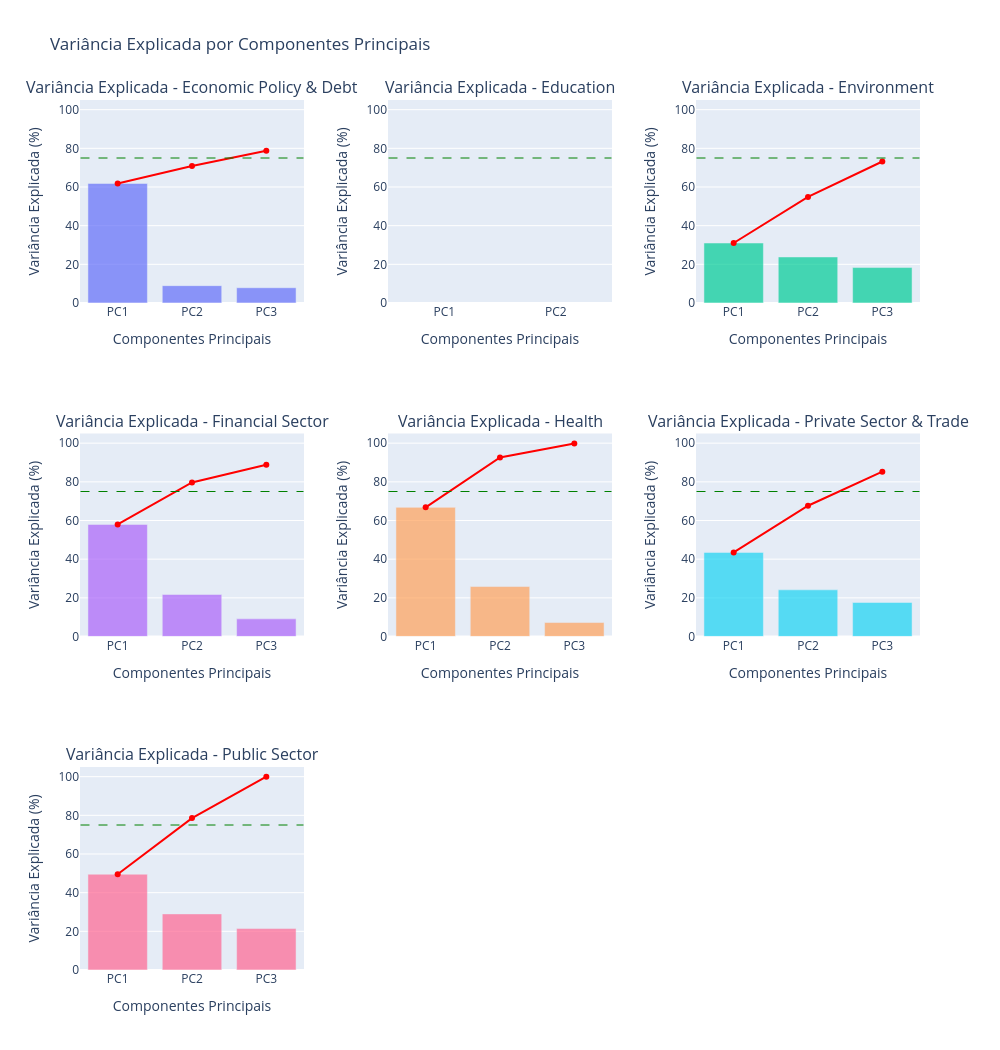

The cell this chart's notebook holds for it:
### Code cell
resultados_pca = realizar_pca_macrotemas(dfs_macrotema_unificado)

if resultados_pca:
    # Plotar variâncias explicadas
    fig_variancias = plotar_variancias_explicadas(resultados_pca)
    fig_variancias.show()

### Figure 1 — Plotly figure (JSON) as saved in the notebook; plotly's stock layout.template omitted (floating-point values rounded to 4 significant figures)
{"data": [{"marker": {"color": "#636EFA"}, "name": "Economic Policy & Debt - Individual", "opacity": 0.7, "showlegend": false, "type": "bar", "x": ["PC1", "PC2", "PC3"], "xaxis": "x", "y": [61.82, 8.986, 7.904], "yaxis": "y"}, {"line": {"width": 2}, "marker": {"color": "red"}, "mode": "lines+markers", "name": "Economic Policy & Debt - Cumulativa", "showlegend": false, "type": "scatter", "x": ["PC1", "PC2", "PC3"], "xaxis": "x", "y": [61.82, 70.81, 78.71], "yaxis": "y"}, {"marker": {"color": "#EF553B"}, "name": "Education - Individual", "opacity": 0.7, "showlegend": false, "type": "bar", "x": ["PC1", "PC2"], "xaxis": "x2", "y": [NaN, NaN], "yaxis": "y2"}, {"line": {"width": 2}, "marker": {"color": "red"}, "mode": "lines+markers", "name": "Education - Cumulativa", "showlegend": false, "type": "scatter", "x": ["PC1", "PC2"], "xaxis": "x2", "y": [NaN, NaN], "yaxis": "y2"}, {"marker": {"color": "#00CC96"}, "name": "Environment - Individual", "opacity": 0.7, "showlegend": false, "type": "bar", "x": ["PC1", "PC2", "PC3"], "xaxis": "x3", "y": [31.03, 23.81, 18.34], "yaxis": "y3"}, {"line": {"width": 2}, "marker": {"color": "red"}, "mode": "lines+markers", "name": "Environment - Cumulativa", "showlegend": false, "type": "scatter", "x": ["PC1", "PC2", "PC3"], "xaxis": "x3", "y": [31.03, 54.85, 73.18], "yaxis": "y3"}, {"marker": {"color": "#AB63FA"}, "name": "Financial Sector - Individual", "opacity": 0.7, "showlegend": false, "type": "bar", "x": ["PC1", "PC2", "PC3"], "xaxis": "x4", "y": [57.96, 21.72, 9.122], "yaxis": "y4"}, {"line": {"width": 2}, "marker": {"color": "red"}, "mode": "lines+markers", "name": "Financial Sector - Cumulativa", "showlegend": false, "type": "scatter", "x": ["PC1", "PC2", "PC3"], "xaxis": "x4", "y": [57.96, 79.67, 88.8], "yaxis": "y4"}, {"marker": {"color": "#FFA15A"}, "name": "Health - Individual", "opacity": 0.7, "showlegend": false, "type": "bar", "x": ["PC1", "PC2", "PC3"], "xaxis": "x5", "y": [66.79, 25.84, 7.215], "yaxis": "y5"}, {"line": {"width": 2}, "marker": {"color": "red"}, "mode": "lines+markers", "name": "Health - Cumulativa", "showlegend": false, "type": "scatter", "x": ["PC1", "PC2", "PC3"], "xaxis": "x5", "y": [66.79, 92.63, 99.84], "yaxis": "y5"}, {"marker": {"color": "#19D3F3"}, "name": "Private Sector & Trade - Individual", "opacity": 0.7, "showlegend": false, "type": "bar", "x": ["PC1", "PC2", "PC3"], "xaxis": "x6", "y": [43.5, 24.14, 17.61], "yaxis": "y6"}, {"line": {"width": 2}, "marker": {"color": "red"}, "mode": "lines+markers", "name": "Private Sector & Trade - Cumulativa", "showlegend": false, "type": "scatter", "x": ["PC1", "PC2", "PC3"], "xaxis": "x6", "y": [43.5, 67.64, 85.25], "yaxis": "y6"}, {"marker": {"color": "#FF6692"}, "name": "Public Sector - Individual", "opacity": 0.7, "showlegend": false, "type": "bar", "x": ["PC1", "PC2", "PC3"], "xaxis": "x7", "y": [49.54, 29.03, 21.43], "yaxis": "y7"}, {"line": {"width": 2}, "marker": {"color": "red"}, "mode": "lines+markers", "name": "Public Sector - Cumulativa", "showlegend": false, "type": "scatter", "x": ["PC1", "PC2", "PC3"], "xaxis": "x7", "y": [49.54, 78.57, 100.0], "yaxis": "y7"}], "layout": {"annotations": [{"font": {"size": 16}, "showarrow": false, "text": "Variância Explicada - Economic Policy & Debt", "x": 0.1333, "xanchor": "center", "xref": "paper", "y": 1.0, "yanchor": "bottom", "yref": "paper"}, {"font": {"size": 16}, "showarrow": false, "text": "Variância Explicada - Education", "x": 0.5, "xanchor": "center", "xref": "paper", "y": 1.0, "yanchor": "bottom", "yref": "paper"}, {"font": {"size": 16}, "showarrow": false, "text": "Variância Explicada - Environment", "x": 0.8667, "xanchor": "center", "xref": "paper", "y": 1.0, "yanchor": "bottom", "yref": "paper"}, {"font": {"size": 16}, "showarrow": false, "text": "Variância Explicada - Financial Sector", "x": 0.1333, "xanchor": "center", "xref": "paper", "y": 0.6167, "yanchor": "bottom", "yref": "paper"}, {"font": {"size": 16}, "showarrow": false, "text": "Variância Explicada - Health", "x": 0.5, "xanchor": "center", "xref": "paper", "y": 0.6167, "yanchor": "bottom", "yref": "paper"}, {"font": {"size": 16}, "showarrow": false, "text": "Variância Explicada - Private Sector & Trade", "x": 0.8667, "xanchor": "center", "xref": "paper", "y": 0.6167, "yanchor": "bottom", "yref": "paper"}, {"font": {"size": 16}, "showarrow": false, "text": "Variância Explicada - Public Sector", "x": 0.1333, "xanchor": "center", "xref": "paper", "y": 0.2333, "yanchor": "bottom", "yref": "paper"}], "height": 1050, "shapes": [{"line": {"color": "green", "dash": "dash", "width": 1}, "type": "line", "x0": -0.5, "x1": 2.5, "xref": "x", "y0": 75, "y1": 75, "yref": "y"}, {"line": {"color": "green", "dash": "dash", "width": 1}, "type": "line", "x0": -0.5, "x1": 1.5, "xref": "x2", "y0": 75, "y1": 75, "yref": "y2"}, {"line": {"color": "green", "dash": "dash", "width": 1}, "type": "line", "x0": -0.5, "x1": 2.5, "xref": "x3", "y0": 75, "y1": 75, "yref": "y3"}, {"line": {"color": "green", "dash": "dash", "width": 1}, "type": "line", "x0": -0.5, "x1": 2.5, "xref": "x4", "y0": 75, "y1": 75, "yref": "y4"}, {"line": {"color": "green", "dash": "dash", "width": 1}, "type": "line", "x0": -0.5, "x1": 2.5, "xref": "x5", "y0": 75, "y1": 75, "yref": "y5"}, {"line": {"color": "green", "dash": "dash", "width": 1}, "type": "line", "x0": -0.5, "x1": 2.5, "xref": "x6", "y0": 75, "y1": 75, "yref": "y6"}, {"line": {"color": "green", "dash": "dash", "width": 1}, "type": "line", "x0": -0.5, "x1": 2.5, "xref": "x7", "y0": 75, "y1": 75, "yref": "y7"}], "showlegend": false, "title": {"text": "Variância Explicada por Componentes Principais"}, "width": 1000, "xaxis": {"anchor": "y", "domain": [0, 0.2667], "title": {"text": "Componentes Principais"}}, "xaxis2": {"anchor": "y2", "domain": [0.3667, 0.6333], "title": {"text": "Componentes Principais"}}, "xaxis3": {"anchor": "y3", "domain": [0.7333, 1], "title": {"text": "Componentes Principais"}}, "xaxis4": {"anchor": "y4", "domain": [0, 0.2667], "title": {"text": "Componentes Principais"}}, "xaxis5": {"anchor": "y5", "domain": [0.3667, 0.6333], "title": {"text": "Componentes Principais"}}, "xaxis6": {"anchor": "y6", "domain": [0.7333, 1], "title": {"text": "Componentes Principais"}}, "xaxis7": {"anchor": "y7", "domain": [0, 0.2667], "title": {"text": "Componentes Principais"}}, "xaxis8": {"anchor": "y8", "domain": [0.3667, 0.6333], "title": {"text": "Componentes Principais"}}, "xaxis9": {"anchor": "y9", "domain": [0.7333, 1], "title": {"text": "Componentes Principais"}}, "yaxis": {"anchor": "x", "domain": [0.7667, 1.0], "range": [0, 105], "title": {"text": "Variância Explicada (%)"}}, "yaxis2": {"anchor": "x2", "domain": [0.7667, 1.0], "range": [0, 105], "title": {"text": "Variância Explicada (%)"}}, "yaxis3": {"anchor": "x3", "domain": [0.7667, 1.0], "range": [0, 105], "title": {"text": "Variância Explicada (%)"}}, "yaxis4": {"anchor": "x4", "domain": [0.3833, 0.6167], "range": [0, 105], "title": {"text": "Variância Explicada (%)"}}, "yaxis5": {"anchor": "x5", "domain": [0.3833, 0.6167], "range": [0, 105], "title": {"text": "Variância Explicada (%)"}}, "yaxis6": {"anchor": "x6", "domain": [0.3833, 0.6167], "range": [0, 105], "title": {"text": "Variância Explicada (%)"}}, "yaxis7": {"anchor": "x7", "domain": [0, 0.2333], "range": [0, 105], "title": {"text": "Variância Explicada (%)"}}, "yaxis8": {"anchor": "x8", "domain": [0, 0.2333], "range": [0, 105], "title": {"text": "Variância Explicada (%)"}}, "yaxis9": {"anchor": "x9", "domain": [0, 0.2333], "range": [0, 105], "title": {"text": "Variância Explicada (%)"}}}}
